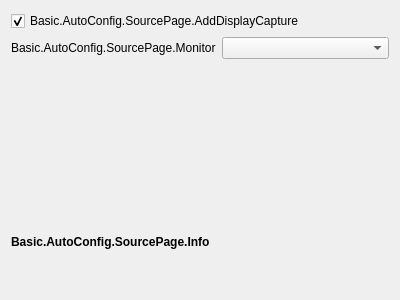
<?xml version="1.0" encoding="UTF-8"?>
<ui version="4.0">
 <class>AutoConfigSourcePage</class>
 <widget class="QWidget" name="AutoConfigSourcePage">
  <property name="geometry">
   <rect>
    <x>0</x>
    <y>0</y>
    <width>400</width>
    <height>300</height>
   </rect>
  </property>
  <property name="windowTitle">
   <string notr="true"/>
  </property>
  <layout class="QVBoxLayout" name="verticalLayout">
   <item>
    <widget class="QCheckBox" name="addDisplayCapture">
     <property name="text">
      <string>Basic.AutoConfig.SourcePage.AddDisplayCapture</string>
     </property>
     <property name="checked">
      <bool>true</bool>
     </property>
    </widget>
   </item>
   <item>
    <layout class="QHBoxLayout" name="monitorLayout">
     <item>
      <widget class="QLabel" name="monitorLabel">
       <property name="text">
        <string>Basic.AutoConfig.SourcePage.Monitor</string>
       </property>
      </widget>
     </item>
     <item>
      <widget class="QComboBox" name="monitor"/>
     </item>
    </layout>
   </item>
   <item>
    <spacer name="verticalSpacer_2">
     <property name="orientation">
      <enum>Qt::Vertical</enum>
     </property>
     <property name="sizeType">
      <enum>QSizePolicy::Expanding</enum>
     </property>
     <property name="sizeHint" stdset="0">
      <size>
       <width>40</width>
       <height>40</height>
      </size>
     </property>
    </spacer>
   </item>
   <item>
    <widget class="QLabel" name="label">
     <property name="font">
      <font>
       <bold>true</bold>
      </font>
     </property>
     <property name="text">
      <string>Basic.AutoConfig.SourcePage.Info</string>
     </property>
     <property name="wordWrap">
      <bool>true</bool>
     </property>
    </widget>
   </item>
   <item>
    <spacer name="verticalSpacer">
     <property name="orientation">
      <enum>Qt::Vertical</enum>
     </property>
     <property name="sizeType">
      <enum>QSizePolicy::Fixed</enum>
     </property>
     <property name="sizeHint" stdset="0">
      <size>
       <width>20</width>
       <height>40</height>
      </size>
     </property>
    </spacer>
   </item>
  </layout>
 </widget>
 <resources/>
 <connections/>
</ui>
